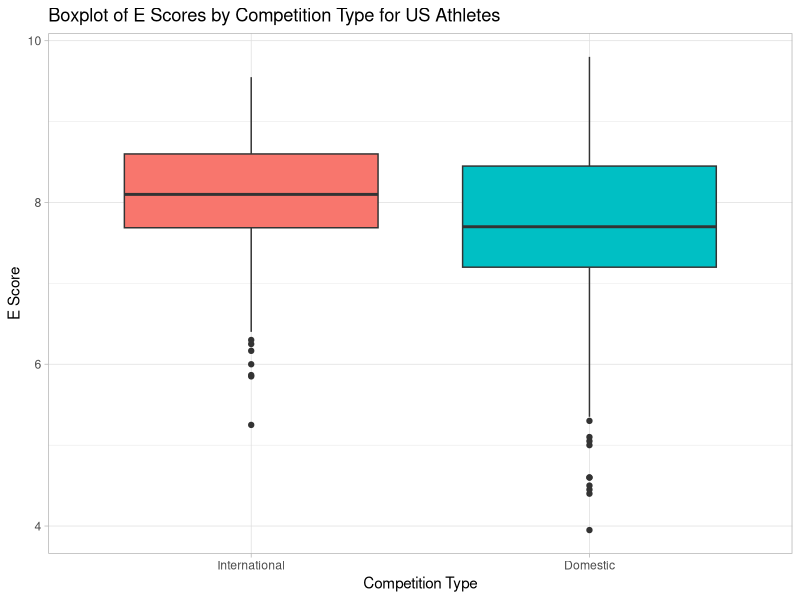
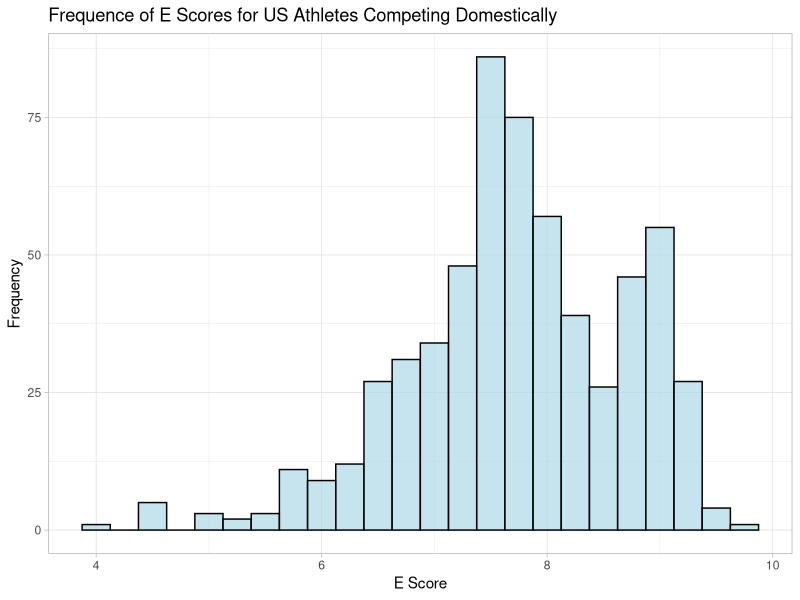
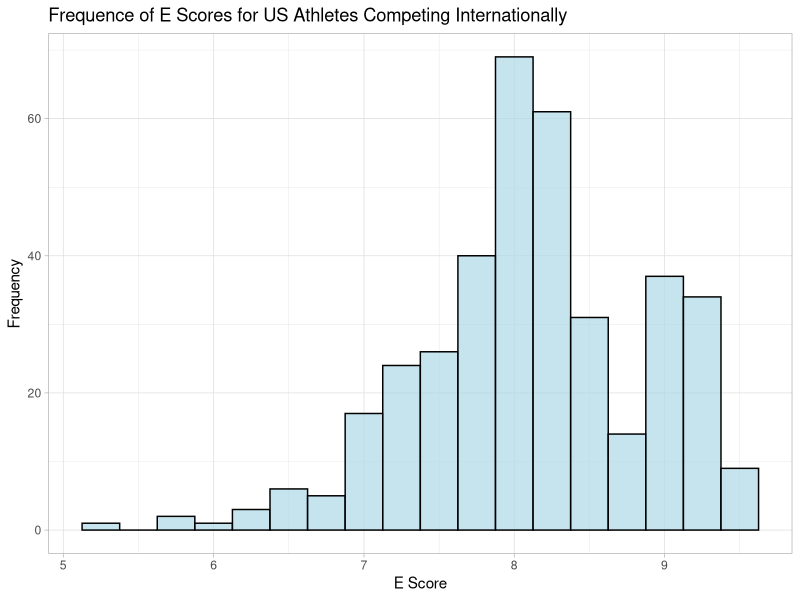

Reproduce these figures in R, in order.
## ---- chunk 1
knitr::opts_chunk$set(echo = TRUE)
library(dplyr)
library(tidyr)
library(ggplot2)
## ---- chunk 2
edat <- read.csv("merged_data.csv")
# removing rows with NA values in is_domestic column
edat <- edat[!is.na(edat$is_domestic), ]
# subsetting data for only US based athletes
edat_us <- edat[edat$home_country == "United States",]
# subset with domestic competition vs international competition
escore_usdom <- subset(edat_us, is_US == TRUE)
escore_usint <- subset(edat_us, is_US == FALSE)
## ---- chunk 3
# boxplot displaying summary stats of domestic vs international scoring for US athletes
ggplot(edat_us, aes(x = is_US, y = E_Score, fill = is_US)) +
  geom_boxplot() +
  labs(title = "Boxplot of E Scores by Competition Type for US Athletes", x = "Competition Type", y = "E Score") +
  scale_x_discrete(labels = c("FALSE" = "International", "TRUE" = "Domestic")) +
  theme_light() +
  theme(legend.position = "none")
## ---- chunk 4
# frequency of e scores for US athletes competing domestically 
ggplot(data = NULL, aes(x = escore_usdom$E_Score)) +
  geom_histogram(binwidth = 0.25, fill = "lightblue", color = "black", alpha = 0.7) +
  labs(title = "Frequence of E Scores for US Athletes Competing Domestically", x = "E Score", y = "Frequency") +
  theme_light()
# frequency of e scores for US athletes competing internationally
ggplot(data = NULL, aes(x = escore_usint$E_Score)) +
  geom_histogram(binwidth = 0.25, fill = "lightblue", color = "black", alpha = 0.7) +
  labs(title = "Frequence of E Scores for US Athletes Competing Internationally", x = "E Score", y = "Frequency") + 
  theme_light() 
## ---- chunk 5
# t test of domestic e scores vs international e scores
e_usttest <- t.test(escore_usdom$E_Score, escore_usint$E_Score)
print(e_usttest)
